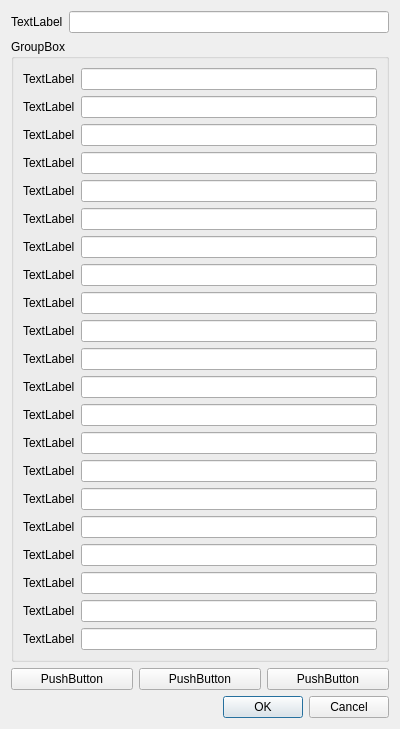
<?xml version="1.0" encoding="UTF-8"?>
<ui version="4.0">
 <class>Dialog</class>
 <widget class="QDialog" name="Dialog">
  <property name="geometry">
   <rect>
    <x>0</x>
    <y>0</y>
    <width>400</width>
    <height>679</height>
   </rect>
  </property>
  <property name="windowTitle">
   <string>Dialog</string>
  </property>
  <layout class="QVBoxLayout" name="verticalLayout">
   <item>
    <layout class="QHBoxLayout" name="horizontalLayout">
     <item>
      <widget class="QLabel" name="label">
       <property name="text">
        <string>TextLabel</string>
       </property>
      </widget>
     </item>
     <item>
      <widget class="QLineEdit" name="lineEdit"/>
     </item>
    </layout>
   </item>
   <item>
    <widget class="QGroupBox" name="groupBox">
     <property name="title">
      <string>GroupBox</string>
     </property>
     <layout class="QGridLayout" name="gridLayout">
      <item row="18" column="2">
       <widget class="QLineEdit" name="lineEdit_20"/>
      </item>
      <item row="14" column="0">
       <widget class="QLabel" name="label_18">
        <property name="text">
         <string>TextLabel</string>
        </property>
       </widget>
      </item>
      <item row="16" column="0">
       <widget class="QLabel" name="label_21">
        <property name="text">
         <string>TextLabel</string>
        </property>
       </widget>
      </item>
      <item row="7" column="2">
       <widget class="QLineEdit" name="lineEdit_9"/>
      </item>
      <item row="17" column="2">
       <widget class="QLineEdit" name="lineEdit_19"/>
      </item>
      <item row="15" column="2">
       <widget class="QLineEdit" name="lineEdit_17"/>
      </item>
      <item row="19" column="2">
       <widget class="QLineEdit" name="lineEdit_21"/>
      </item>
      <item row="10" column="2">
       <widget class="QLineEdit" name="lineEdit_12"/>
      </item>
      <item row="2" column="0">
       <widget class="QLabel" name="label_4">
        <property name="text">
         <string>TextLabel</string>
        </property>
       </widget>
      </item>
      <item row="11" column="2">
       <widget class="QLineEdit" name="lineEdit_13"/>
      </item>
      <item row="17" column="0">
       <widget class="QLabel" name="label_20">
        <property name="text">
         <string>TextLabel</string>
        </property>
       </widget>
      </item>
      <item row="13" column="2">
       <widget class="QLineEdit" name="lineEdit_15"/>
      </item>
      <item row="12" column="2">
       <widget class="QLineEdit" name="lineEdit_14"/>
      </item>
      <item row="3" column="2">
       <widget class="QLineEdit" name="lineEdit_5"/>
      </item>
      <item row="8" column="0">
       <widget class="QLabel" name="label_10">
        <property name="text">
         <string>TextLabel</string>
        </property>
       </widget>
      </item>
      <item row="13" column="0">
       <widget class="QLabel" name="label_17">
        <property name="text">
         <string>TextLabel</string>
        </property>
       </widget>
      </item>
      <item row="16" column="2">
       <widget class="QLineEdit" name="lineEdit_18"/>
      </item>
      <item row="5" column="2">
       <widget class="QLineEdit" name="lineEdit_7"/>
      </item>
      <item row="0" column="2">
       <widget class="QLineEdit" name="lineEdit_2"/>
      </item>
      <item row="0" column="0">
       <widget class="QLabel" name="label_2">
        <property name="text">
         <string>TextLabel</string>
        </property>
       </widget>
      </item>
      <item row="9" column="2">
       <widget class="QLineEdit" name="lineEdit_10"/>
      </item>
      <item row="18" column="0">
       <widget class="QLabel" name="label_19">
        <property name="text">
         <string>TextLabel</string>
        </property>
       </widget>
      </item>
      <item row="14" column="2">
       <widget class="QLineEdit" name="lineEdit_16"/>
      </item>
      <item row="19" column="0">
       <widget class="QLabel" name="label_13">
        <property name="text">
         <string>TextLabel</string>
        </property>
       </widget>
      </item>
      <item row="9" column="0">
       <widget class="QLabel" name="label_11">
        <property name="text">
         <string>TextLabel</string>
        </property>
       </widget>
      </item>
      <item row="10" column="0">
       <widget class="QLabel" name="label_12">
        <property name="text">
         <string>TextLabel</string>
        </property>
       </widget>
      </item>
      <item row="6" column="2">
       <widget class="QLineEdit" name="lineEdit_8"/>
      </item>
      <item row="8" column="2">
       <widget class="QLineEdit" name="lineEdit_11"/>
      </item>
      <item row="1" column="0">
       <widget class="QLabel" name="label_3">
        <property name="text">
         <string>TextLabel</string>
        </property>
       </widget>
      </item>
      <item row="12" column="0">
       <widget class="QLabel" name="label_16">
        <property name="text">
         <string>TextLabel</string>
        </property>
       </widget>
      </item>
      <item row="15" column="0">
       <widget class="QLabel" name="label_15">
        <property name="text">
         <string>TextLabel</string>
        </property>
       </widget>
      </item>
      <item row="2" column="2">
       <widget class="QLineEdit" name="lineEdit_4"/>
      </item>
      <item row="11" column="0">
       <widget class="QLabel" name="label_14">
        <property name="text">
         <string>TextLabel</string>
        </property>
       </widget>
      </item>
      <item row="4" column="0">
       <widget class="QLabel" name="label_6">
        <property name="text">
         <string>TextLabel</string>
        </property>
       </widget>
      </item>
      <item row="1" column="2">
       <widget class="QLineEdit" name="lineEdit_3"/>
      </item>
      <item row="6" column="0">
       <widget class="QLabel" name="label_8">
        <property name="text">
         <string>TextLabel</string>
        </property>
       </widget>
      </item>
      <item row="7" column="0">
       <widget class="QLabel" name="label_9">
        <property name="text">
         <string>TextLabel</string>
        </property>
       </widget>
      </item>
      <item row="3" column="0">
       <widget class="QLabel" name="label_5">
        <property name="text">
         <string>TextLabel</string>
        </property>
       </widget>
      </item>
      <item row="4" column="2">
       <widget class="QLineEdit" name="lineEdit_6"/>
      </item>
      <item row="5" column="0">
       <widget class="QLabel" name="label_7">
        <property name="text">
         <string>TextLabel</string>
        </property>
       </widget>
      </item>
      <item row="20" column="0">
       <widget class="QLabel" name="label_22">
        <property name="text">
         <string>TextLabel</string>
        </property>
       </widget>
      </item>
      <item row="20" column="2">
       <widget class="QLineEdit" name="lineEdit_22"/>
      </item>
     </layout>
    </widget>
   </item>
   <item>
    <layout class="QHBoxLayout" name="horizontalLayout_2">
     <item>
      <widget class="QPushButton" name="pushButton">
       <property name="text">
        <string>PushButton</string>
       </property>
      </widget>
     </item>
     <item>
      <widget class="QPushButton" name="pushButton_2">
       <property name="text">
        <string>PushButton</string>
       </property>
      </widget>
     </item>
     <item>
      <widget class="QPushButton" name="pushButton_3">
       <property name="text">
        <string>PushButton</string>
       </property>
      </widget>
     </item>
    </layout>
   </item>
   <item>
    <widget class="QDialogButtonBox" name="buttonBox">
     <property name="orientation">
      <enum>Qt::Horizontal</enum>
     </property>
     <property name="standardButtons">
      <set>QDialogButtonBox::Cancel|QDialogButtonBox::Ok</set>
     </property>
    </widget>
   </item>
  </layout>
 </widget>
 <resources/>
 <connections>
  <connection>
   <sender>buttonBox</sender>
   <signal>accepted()</signal>
   <receiver>Dialog</receiver>
   <slot>accept()</slot>
   <hints>
    <hint type="sourcelabel">
     <x>248</x>
     <y>254</y>
    </hint>
    <hint type="destinationlabel">
     <x>157</x>
     <y>274</y>
    </hint>
   </hints>
  </connection>
  <connection>
   <sender>buttonBox</sender>
   <signal>rejected()</signal>
   <receiver>Dialog</receiver>
   <slot>reject()</slot>
   <hints>
    <hint type="sourcelabel">
     <x>316</x>
     <y>260</y>
    </hint>
    <hint type="destinationlabel">
     <x>286</x>
     <y>274</y>
    </hint>
   </hints>
  </connection>
 </connections>
</ui>
